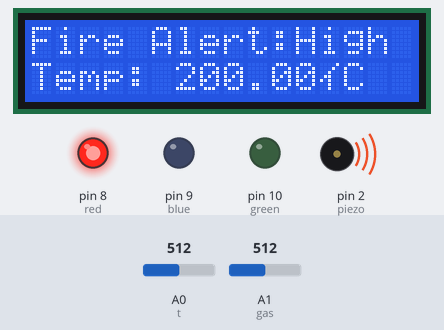
This sketch was run on a simulated Arduino Uno, built with avr-gcc and run on an emulated ATmega328P. Parts: 16×2 character LCD, output pins drawn as LEDs (lit = HIGH), buzzer (waves = sounding, pin HIGH). The test bench sets the inputs (shaded band); at power-on: A0 (t) = 512, A1 (gas) = 512. What the sketch prints to the serial monitor is not drawn.

Above: at 1.2 s.
1.3 s: A0 (t) set to 200
At 2.7 s:
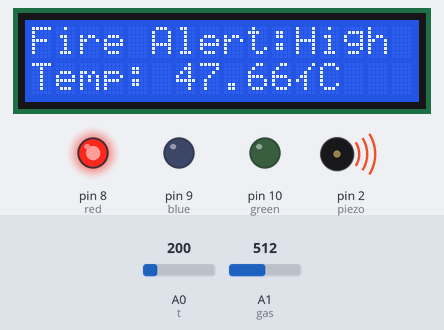
3.6 s: A0 (t) set to 167
At 5.2 s:
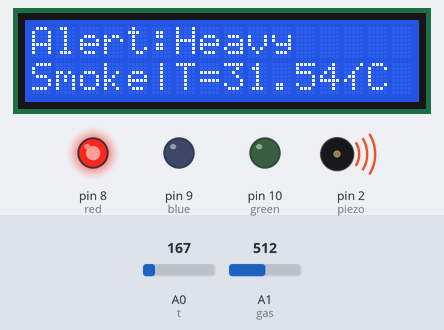
5.6 s: A1 (gas) set to 104
7.3 s: A1 (gas) set to 90
At 8.8 s:
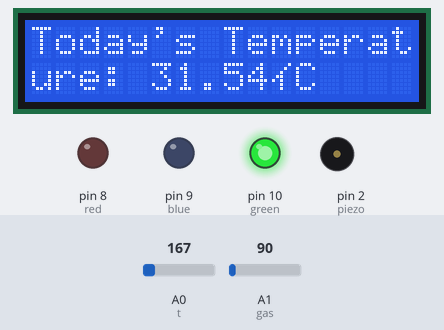
9.6 s: A0 (t) set to 133
At 10.8 s:
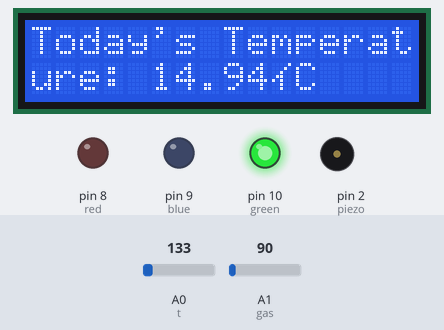
11.6 s: A0 (t) set to 116
At 13.1 s:
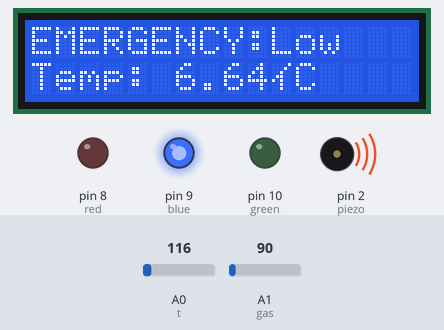
Timing chart, 0 to 14.6 s (numbered marks = the images above; inputs shaded):
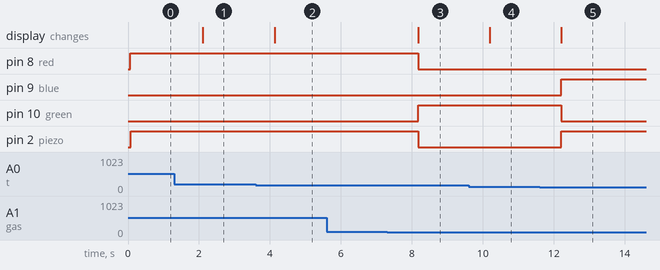

Measured:
- the behaviour switches between 185 and 184 on A0 (t) (found by bisection; images 1 and 2)
- the behaviour switches between 100 and 99 on A1 (gas) (found by bisection; images 2 and 3)
- the behaviour switches between 123 and 122 on A0 (t) (found by bisection; images 4 and 5)
- after the input at 1.3 s, the display: changes after 0.80 s (image 1)
- after the input at 3.6 s, the display: changes after 0.53 s (image 2)
- after the input at 7.3 s, pin 8 (red), pin 2 (piezo): HIGH → LOW after 0.88 s; pin 10 (green): LOW → HIGH after 0.88 s; the display: changes after 0.88 s (image 3)
- after the input at 9.6 s, the display: changes after 0.59 s (image 4)
- after the input at 11.6 s, pin 9 (blue), pin 2 (piezo): LOW → HIGH after 0.61 s; pin 10 (green): HIGH → LOW after 0.61 s; the display: changes after 0.61 s (image 5)

The sketch:

sketch_jun23a.ino
```cpp
#include <LiquidCrystal.h>
bool alert = false;


int gasSensor;
int blue=9;
int red=8;
int green=10;
int piezo=2;
int gas=A1;
double temperature;
double vout;//output value of the temperature sensor
double vout1;//when the temperature increases a new voltage will be produced
int t=A0;
LiquidCrystal lcd(13, 12, 4, 5, 6, 7);

/*
LiquidCrystal lcd(RS,E,DB pins from left to right order);
lcd db pins must be order from left to right.
like for this project order is DB4>DB5>DB6>DB7.
pin should be written in the bracket following this order.
We can use any digital pins for lcd pinout except 0,1
*/

void setup()
{
  pinMode(gas,INPUT);
  pinMode(green,OUTPUT);
  pinMode(blue,OUTPUT);
  pinMode(red,OUTPUT);
  pinMode(piezo,OUTPUT);
  Serial.begin(9600);
  pinMode(t,INPUT);
  lcd.begin(16, 2);
}

void loop()
{
  vout=analogRead(t);
  vout1=(vout/1024)*5;
  temperature=(vout1-.5)*100;
  gasSensor=analogRead(gas);
  /*
  Serial.print(temperature);
  Serial.print("°C");
  Serial.println();
  or we can use string;
  */
  String output1=String(temperature)+String(char(176))+"C";
  Serial.print(output1);
  Serial.print("  ");
  Serial.print(gasSensor);
  Serial.print(" ");
  Serial.println();
  /*
  lcd.clear();
  lcd.print("Today's Temperat");
  lcd.setCursor(0, 1);
  lcd.print("ure: ");
  lcd.print(char(178));//178 is the code for ptinting degree
  lcd.print("C");

  or we can use string
  */
  lcd.clear();
  lcd.print("Today's Temperat");
  lcd.setCursor(0, 1);
  String output="ure: "+String(temperature)+String(char(178))+"C";
  lcd.print(output);

  bool alert = false;
  digitalWrite(green,HIGH);
if(temperature < 10 && gasSensor<100) {
  digitalWrite(blue, HIGH);
  digitalWrite(green,LOW);
  digitalWrite(red,LOW);
  lcd.clear();
  lcd.setCursor(0, 0);
  lcd.print("EMERGENCY:Low");
  lcd.setCursor(0,1);
  String output2="Temp: "+String(temperature)+String(char(178))+"C";
  lcd.print(output2);
  alert = true;
}
else if (gasSensor<100 && temperature > 40) {
  digitalWrite(red, HIGH);
  digitalWrite(blue,LOW);
  digitalWrite(green,LOW);
  lcd.clear();
  lcd.setCursor(0, 0);
  lcd.print("EMERGENCY:HIGH");
  lcd.setCursor(0,1);
  String output3="Temp: "+String(temperature)+String(char(178))+"C";
  lcd.print(output3);
  alert = true;
}
 else if (gasSensor>=100 && temperature<10) {
  digitalWrite(red, HIGH);
  digitalWrite(green,LOW);
  digitalWrite(blue,LOW);
  lcd.clear();
  lcd.setCursor(0, 0);
  lcd.print("Alert:Heavy ");
  lcd.setCursor(0,1);
  String output4="Smoke|LT="+String(temperature)+String(char(178))+"C";
  lcd.print(output4);
  alert = true;
}
  else if (gasSensor>=100 && temperature<=40) {
  digitalWrite(red, HIGH);
  digitalWrite(green,LOW);
  digitalWrite(blue,LOW);
  lcd.clear();
  lcd.setCursor(0, 0);
  lcd.print("Alert:Heavy");
  lcd.setCursor(0,1);
  String output4="Smoke|T="+String(temperature)+String(char(178))+"C";
  lcd.print(output4);
  alert = true;
}

  else if (gasSensor>=100 && temperature > 40) {
  digitalWrite(red, HIGH);
  digitalWrite(green,LOW);
  digitalWrite(blue,LOW);
  lcd.clear();
  lcd.setCursor(0, 0);
  lcd.print("Fire Alert:High");
  lcd.setCursor(0,1);
  String output4="Temp: "+String(temperature)+String(char(178))+"C";
  lcd.print(output4);
  alert = true;
} else {
  digitalWrite(red, LOW);
  digitalWrite(blue,LOW);
  digitalWrite(green,HIGH);
}

  digitalWrite(piezo, alert ? HIGH : LOW);
  delay(1000);
}


 //for gas sensor use 1k resistance


/*
//Complementary Code:
#include <LiquidCrystal.h>
int gasSensor;
int blue=9;
int red=8;
int green=10;
int piezo=2;
int gas=A1;
double temperature;
double vout;//output value of the temperature sensor
double vout1;//when the temperature increases a new voltage will be produced
int t=A0;
LiquidCrystal lcd(13, 12, 4, 5, 6, 7);

void setup() {
  pinMode(gas,INPUT);
  pinMode(green,OUTPUT);
  pinMode(blue,OUTPUT);
  pinMode(red,OUTPUT);
  pinMode(piezo,OUTPUT);
  Serial.begin(9600);
  pinMode(A0,INPUT);
  lcd.begin(16, 2);
  lcd.print("Today's Temperat");
}

void loop() {
  vout = analogRead(t);
  double voltage = (vout / 1024.0) * 5.0;
  temperature = (voltage - 0.5) * 100.0;
  gasSensor=analogRead(gas);


  lcd.clear();  // Clear the whole display before printing

  if (temperature < -10) {
    // Emergency mode low temp
  digitalWrite(blue, HIGH);
  digitalWrite(green,LOW);
   digitalWrite(red,LOW);
  digitalWrite(piezo,HIGH);
  lcd.setCursor(0, 0);
  lcd.print("EMERGENCY:");
  lcd.setCursor(0,1);
  String output2="Low Temp: "+String(temperature)+String(char(178))+"C";
  lcd.print(output2);
  }
   else if (temperature > 40 && gasSensor<100) {
   //Emergency mode high temp
  digitalWrite(red, HIGH);
  digitalWrite(green,LOW);
     digitalWrite(blue,LOW);
  digitalWrite(piezo,HIGH);
  lcd.setCursor(0, 0);
  lcd.print("EMERGENCY:");
  lcd.setCursor(0,1);
  String output3="HIGH Temp: "+String(temperature)+String(char(178))+"C";
  lcd.print(output3);
  }
  else if(gasSensor >=100 && temperature < 40)
  {//Emergency mode heavy smoke
    digitalWrite(red, HIGH);
  digitalWrite(green,LOW);
     digitalWrite(blue,LOW);
  digitalWrite(piezo,HIGH);
  lcd.setCursor(0, 0);
  lcd.print("EMERGENCY: Smoke");
  lcd.setCursor(0,1);
  String output4="Temp: "+String(temperature)+String(char(178))+"C";
  lcd.print(output4);
  }
  else if (gasSensor>=100 && temperature > 40) {
  //emergency mode:fire alert
  digitalWrite(red, HIGH);
  digitalWrite(green,LOW);
  digitalWrite(blue,LOW);
  lcd.clear();
  lcd.setCursor(0, 0);
  lcd.print("Fire Alert:Smoke");
  lcd.setCursor(0,1);
  String output5="High Temp: "+String(temperature)+String(char(178))+"C";
  lcd.print(output5);
  }
  else {
    // Normal temperature display
    digitalWrite(green, HIGH);
    digitalWrite(red,LOW);
    digitalWrite(blue,LOW);
    digitalWrite(piezo, LOW);
	lcd.print("Today's Temperat");
    lcd.setCursor(0, 1);
	String output="ure: "+String(temperature)+String(char(178))+"C";
  	lcd.print(output);
  }
 String output1=String(temperature)+String(char(176))+"C";
  Serial.print(output1);
  Serial.print("\t");
  Serial.print(gasSensor);
  Serial.println();
  delay(1000);
}
*/
```
